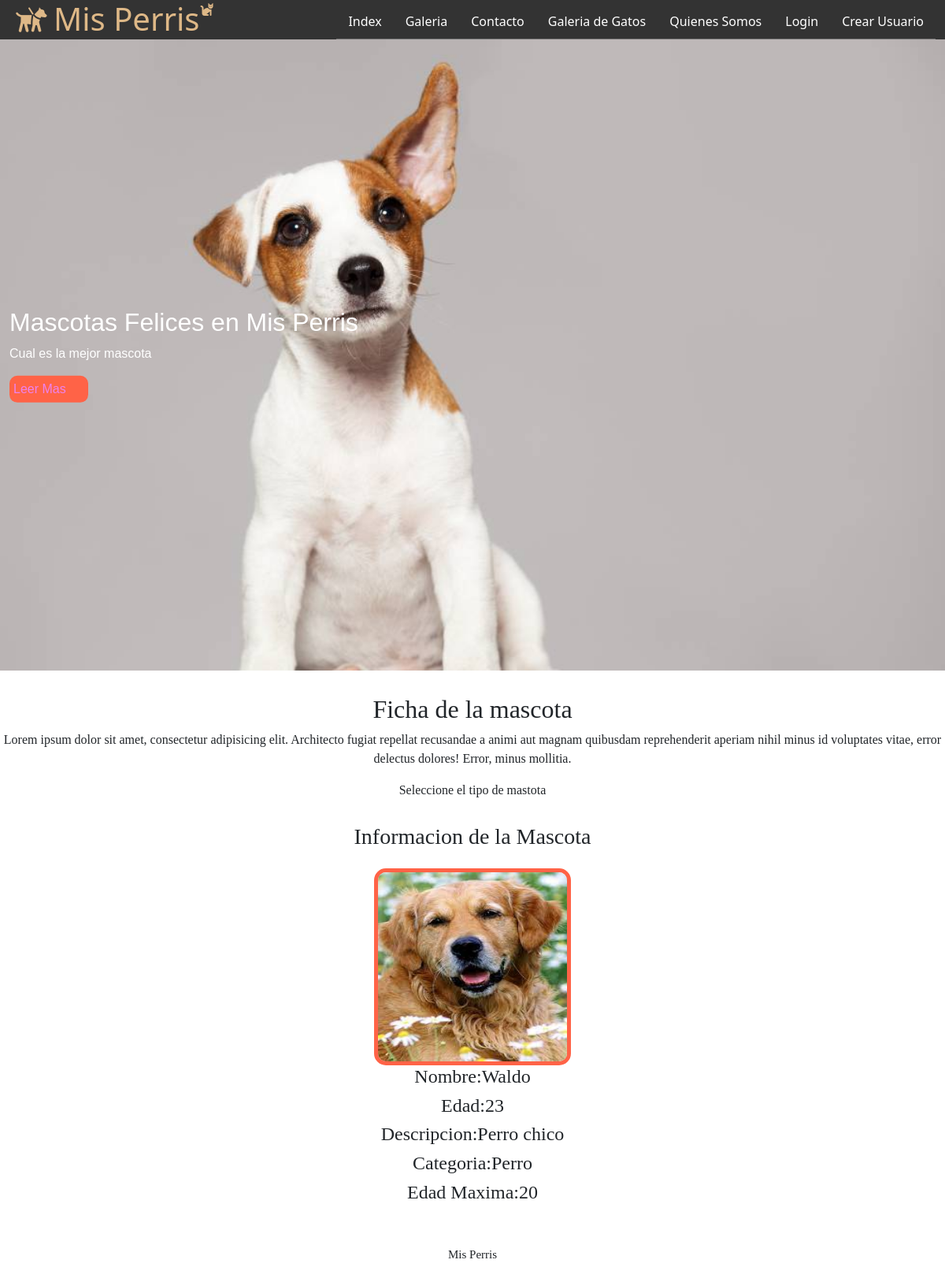
Screenshot of /detalle/Waldo/ with the database file from the repository.
### misPerris/models.py (models this page shows, shortened)
class Mascota(models.Model):
    nombre = models.CharField(primary_key=True,max_length=50)
    edad = models.IntegerField()
    descripcion = models.TextField()
    imagen = models.ImageField(upload_to='mascotas',default='mascotas/default.png')
    publicar = models.BooleanField(default=False)
    comentario= models.TextField(default='--')
    usuario = models.CharField(null=True,max_length=45)
    tipo = models.ForeignKey(TipoMascota, on_delete=models.CASCADE)
    dueno = models.CharField(max_length=45,default='--')

class TipoMascota(models.Model):
    nombre = models.CharField(primary_key=True,max_length=45)
    annos = models.IntegerField()

### misPerris/views.py (the view)
# urls.py: path('detalle/<id>/',detalle_mascota,name='DM'),
def detalle_mascota(request, id):
    mas = Mascota.objects.get(nombre=id)
    contexto = {"mascota":mas}
    galerias = galeria.objects.filter(mascota=mas)
    contexto["galerias"]=galerias
    cant = galeria.objects.filter(mascota=mas).count()
    contexto["cant"]= cant
    return render(request,"ficha.html", contexto)

### misPerris/templates/ficha.html (shortened to what this page needs)
{% extends "base.html" %}
{% load static %}
{% block css %}
<link href="https://cdn.jsdelivr.net/npm/bootstrap@5.0.1/dist/css/bootstrap.min.css" rel="stylesheet">
{% endblock css %}
{% block contenido %}
<section id="bienvenida">
    <h2>Ficha de la mascota</h2>
    <p>Lorem ipsum dolor sit amet, consectetur adipisicing elit. Architecto fugiat repellat recusandae a animi
        aut magnam quibusdam reprehenderit aperiam nihil minus id voluptates vitae, error delectus dolores!
        Error, minus mollitia.</p>
    <p>Seleccione el tipo de mastota</p>
</section>
<section id="blog">
    <h3>Informacion de la Mascota</h3>
    <div class="contenedor">
        <article>
            <img src="{{mascota.imagen.url}}" alt="">
            <h4>Nombre:{{mascota.nombre}}</h4>
            <h4>Edad:{{mascota.edad}}</h4>
            <h4>Descripcion:{{mascota.descripcion}}</h4>
            <h4>Categoria:{{mascota.tipo.nombre}}</h4>
            <h4>Edad Maxima:{{mascota.tipo.annos}}</h4>
        </article>
    </div>
</section>
{% endblock contenido %}

### misPerris/static/css/estilo.css (style rules this page uses)
* { margin: 0; padding: 0; box-sizing: border-box; }
.contenedor { width: 98%; margin: auto; }
section { width: 100%; margin-bottom: 30px; }
#bienvenida { text-align: center; font-family: cursive; }

### misPerris/static/css/blog.css (style rules this page uses)
#blog .contenedor img { width: 250px; height: 250px; border: solid 5px tomato; border-radius: 15px; }
#blog { font-family: cursive; text-align: center; }
#blog .contenedor { display: flex; justify-content: center; flex-wrap: wrap; }
#blog .contenedor article { margin: 15px; }

### rows the page displays
Mascota: imagen (picture), nombre "Waldo", edad "23", descripcion "Perro chico", tipo.nombre "Perro", tipo.annos "20"
